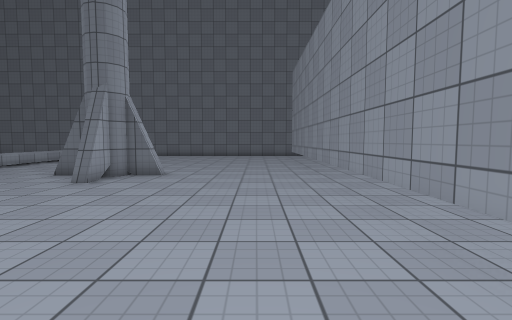
view 1 (above)

24 first-person views from a walk through a Unity game level. The camera is 1.3 m above the floor, tilts 4° down and sees 85° across. The floor is counted in squares, 1 m on a side. Each view is taken from the middle of a square. On the plan, view 1 faces up. The plan holds only what a view shows up to about 13 squares ahead; the rest is blank. The place goes on beyond the plan. The player character is not drawn. Surface patterns are stand-ins for the level's own textures.

view 2
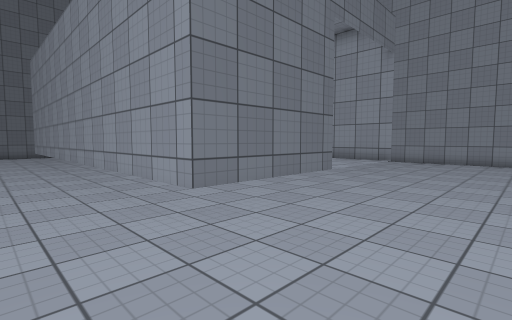

view 3
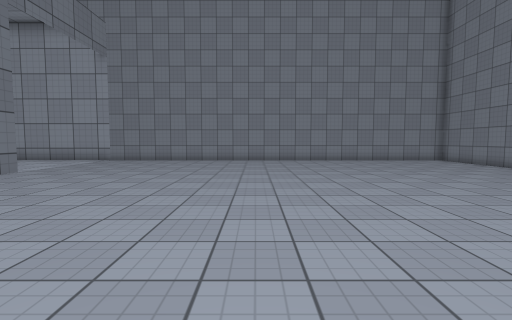

view 4
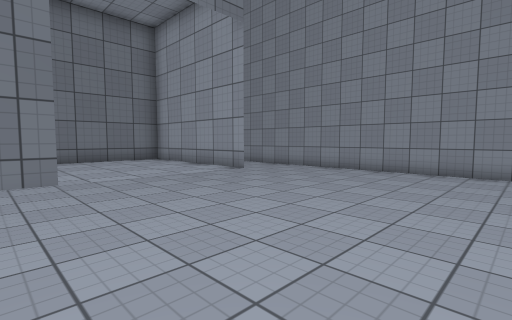

view 5
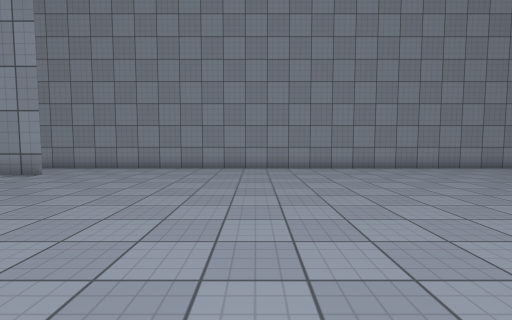

view 6
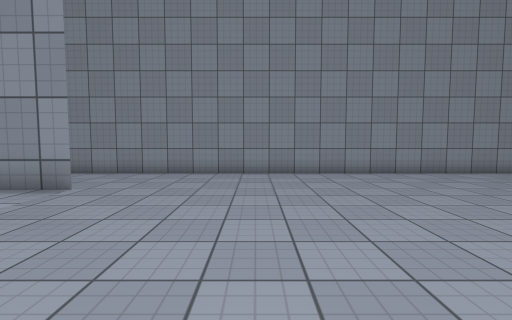

view 7
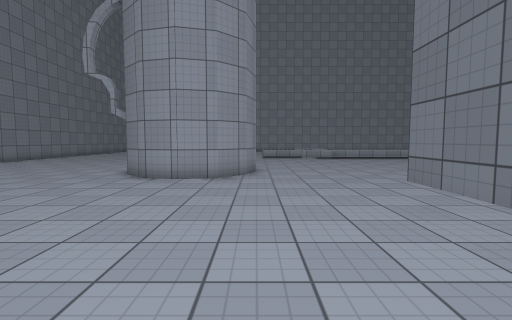

view 8
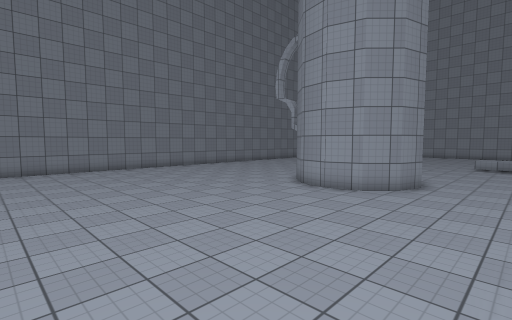

view 9
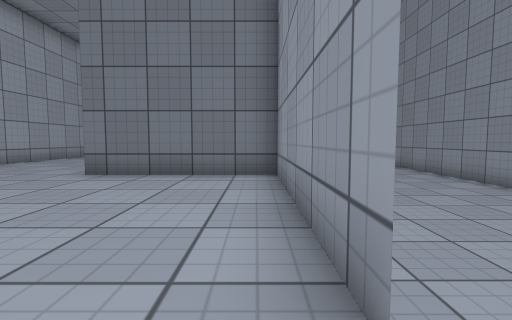

view 10
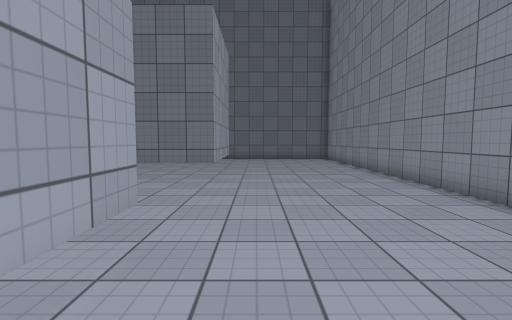

view 11
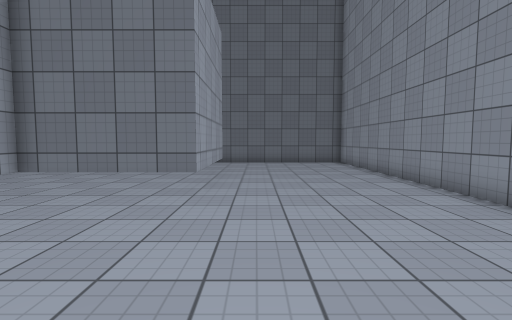

view 12
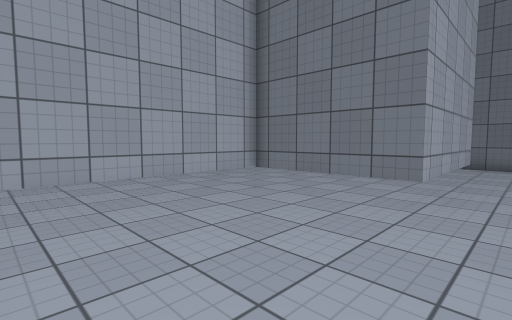

view 13
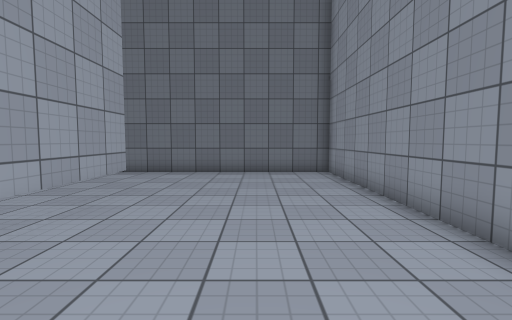

view 14
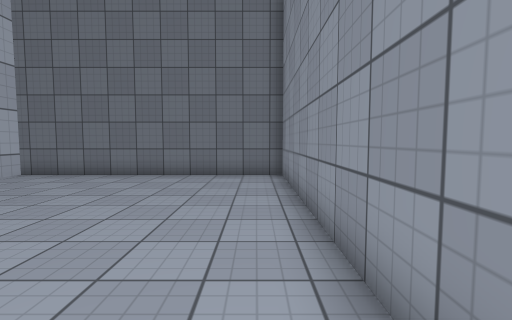

view 15
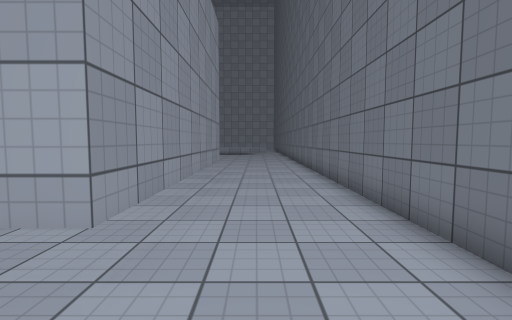

view 16
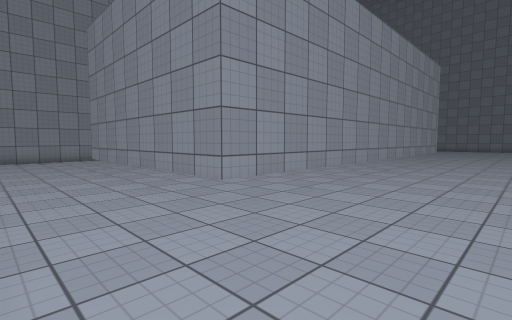

view 17
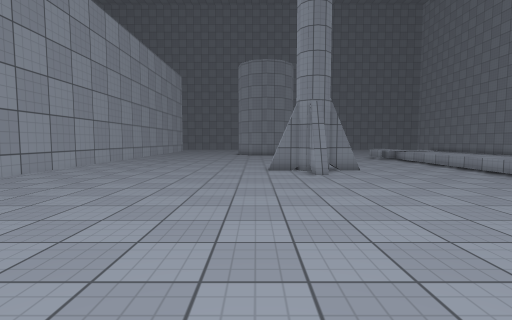

view 18
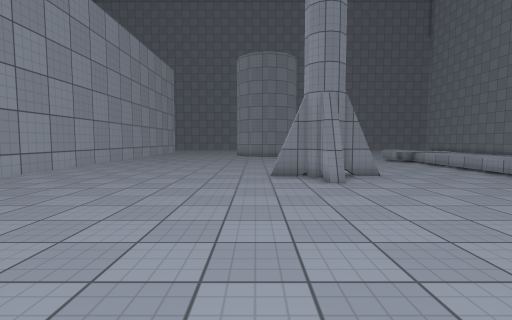

view 19
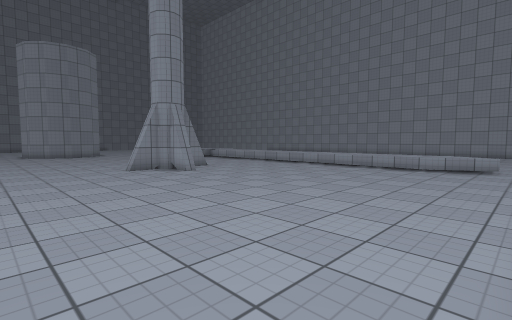

view 20
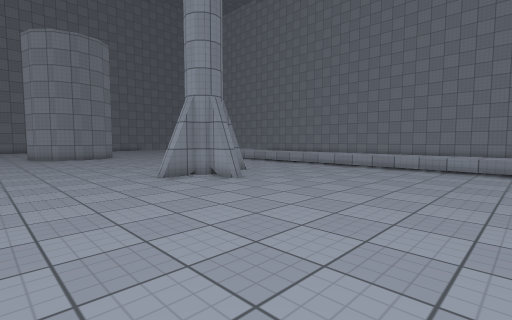

view 21
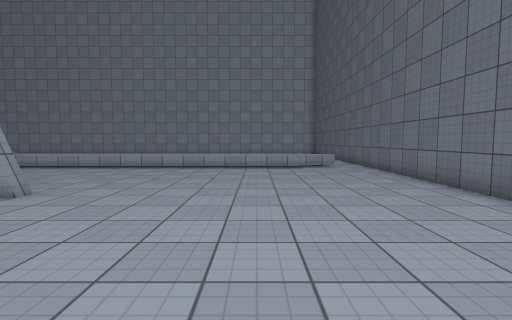

view 22
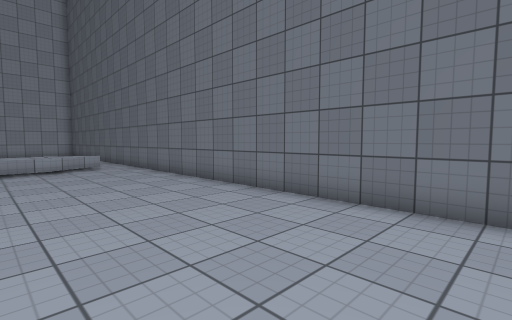

view 23
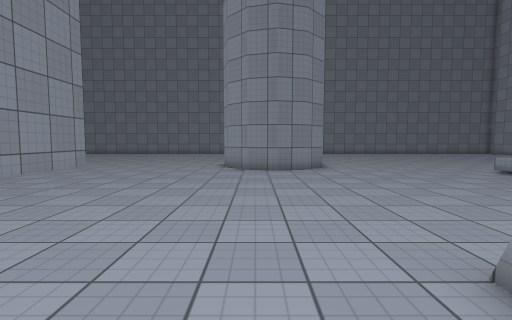

view 24
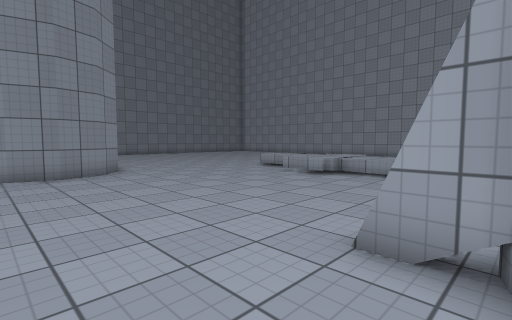

### Floor plan
Key: @ floor where view 1 was taken; # wall or solid block; . main floor; : floor 0.5 m higher than the main floor; / step, stairs or slope; = window, fence, low wall or low ledge; ^ raised ledge; T thing the floor can be seen under or through.
Columns run from 13 left of view 1 to 18 right of it. Each row starts with its distance up from view 1.
 24  ###############################
 23  ..............................#
 22 =..............................#
 21 ^..............................#
 20 ^...............#########......#
 19 ^...............#:::::::##.....#
 18 ^...............#::::::::#.....#
 17 ^...............#::::::::#.....#
 16 ^...............#::::::::#.....#
 15  ...............#:::::::##.....#
 14  ...............#:::#####......#
 13  ...............#:::#..........#
 12 ^......##.......#:::#..........#
 11 ^.....####......#:::#..........#
 10 ^.....###.......#:::#..........#
  9 ^......##.......#:::#..........#
  8 ^...............#:::#####......#
  7   ..............#:::::::##.....#
  6 ^...............#: ::::::#.....#
  5 ^...............T: ::::::T.....#
  4 ^^..............T::::::::T.....#
  3 ^^..............T::::::::T.....#
  2  =..............TTTT#////T.....#
  1  ..............................#
  0 ^............@.................#
 -1 ........###....................#
 -2 .......#####...................#
 -3            #...................#
 -4            #...................#
 -5           ##...................#
 -6           #....................#
 -7         .......................#
 -8         .......................#
 -9         .......................#
-10         ....   ................#
-11         ...     ...............#
-12         ..       .......... ...#
-13                   ...  ....  ..#
-14                    ..   ...   .#
-15                          ..    #

Positions as (right, up) in squares from view 1, and headings:
1: (0, 0), facing up
2: (0, -2), facing up-right
3: (0, -4), facing right
4: (6, -4), facing up-right
5: (5, -3), facing right
6: (7, -1), facing right
7: (8, -1), facing left
8: (8, 2), facing down-left
9: (11, 1), facing up
10: (13, 4), facing up
11: (13, 7), facing up
12: (13, 8), facing up-left
13: (15, 12), facing up
14: (17, 13), facing up
15: (14, 21), facing left
16: (-2, 23), facing down-right
17: (-3, 23), facing down
18: (-3, 21), facing down
19: (1, 23), facing down-left
20: (1, 20), facing down-left
21: (1, 18), facing left
22: (1, 18), facing up-left
23: (-3, 11), facing down
24: (-2, 10), facing down-left
